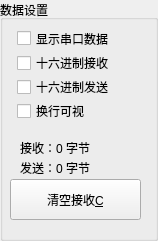
  <widget class="QGroupBox" name="dataSet_GroupBox">
   <property name="geometry">
    <rect>
     <x>0</x>
     <y>230</y>
     <width>158</width>
     <height>241</height>
    </rect>
   </property>
   <property name="minimumSize">
    <size>
     <width>140</width>
     <height>0</height>
    </size>
   </property>
   <property name="maximumSize">
    <size>
     <width>158</width>
     <height>16777215</height>
    </size>
   </property>
   <property name="styleSheet">
    <string notr="true"/>
   </property>
   <property name="title">
    <string>数据设置</string>
   </property>
   <widget class="QPushButton" name="emptyRecv_Button">
    <property name="geometry">
     <rect>
      <x>10</x>
      <y>179</y>
      <width>131</width>
      <height>41</height>
     </rect>
    </property>
    <property name="minimumSize">
     <size>
      <width>0</width>
      <height>30</height>
     </size>
    </property>
    <property name="maximumSize">
     <size>
      <width>200</width>
      <height>100</height>
     </size>
    </property>
    <property name="text">
     <string>清空接收&amp;C</string>
    </property>
    <property name="icon">
     <iconset resource="images.qrc">
      <normaloff>:/images/images/clear.png</normaloff>:/images/images/clear.png</iconset>
    </property>
   </widget>
   <widget class="QLabel" name="sendCount_Label">
    <property name="geometry">
     <rect>
      <x>20</x>
      <y>160</y>
      <width>121</width>
      <height>16</height>
     </rect>
    </property>
    <property name="text">
     <string>发送：0 字节</string>
    </property>
   </widget>
   <widget class="QLabel" name="recvCount_Label">
    <property name="geometry">
     <rect>
      <x>20</x>
      <y>140</y>
      <width>131</width>
      <height>16</height>
     </rect>
    </property>
    <property name="text">
     <string>接收：0 字节</string>
    </property>
   </widget>
   <widget class="QWidget" name="layoutWidget">
    <property name="geometry">
     <rect>
      <x>17</x>
      <y>29</y>
      <width>111</width>
      <height>91</height>
     </rect>
    </property>
    <layout class="QVBoxLayout" name="verticalLayout_7">
     <item>
      <widget class="QCheckBox" name="cbprintcom">
       <property name="text">
        <string>显示串口数据</string>
       </property>
      </widget>
     </item>
     <item>
      <widget class="QCheckBox" name="recv_16_CheckBox">
       <property name="text">
        <string>十六进制接收</string>
       </property>
      </widget>
     </item>
     <item>
      <widget class="QCheckBox" name="send_16_CheckBox">
       <property name="text">
        <string>十六进制发送</string>
       </property>
      </widget>
     </item>
     <item>
      <widget class="QCheckBox" name="cb_com_cr_show">
       <property name="text">
        <string>换行可视</string>
       </property>
      </widget>
     </item>
    </layout>
   </widget>
  </widget>
